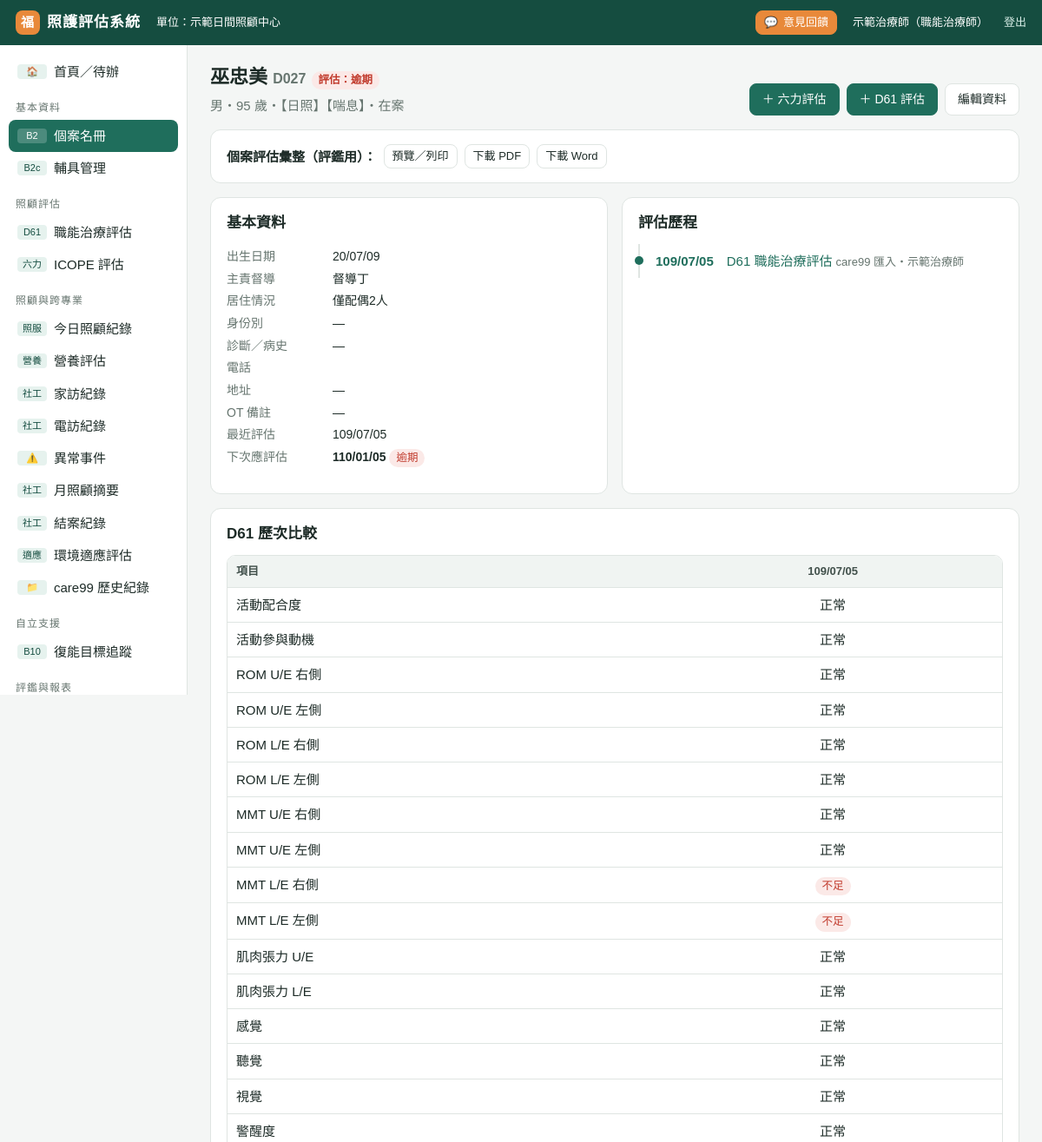
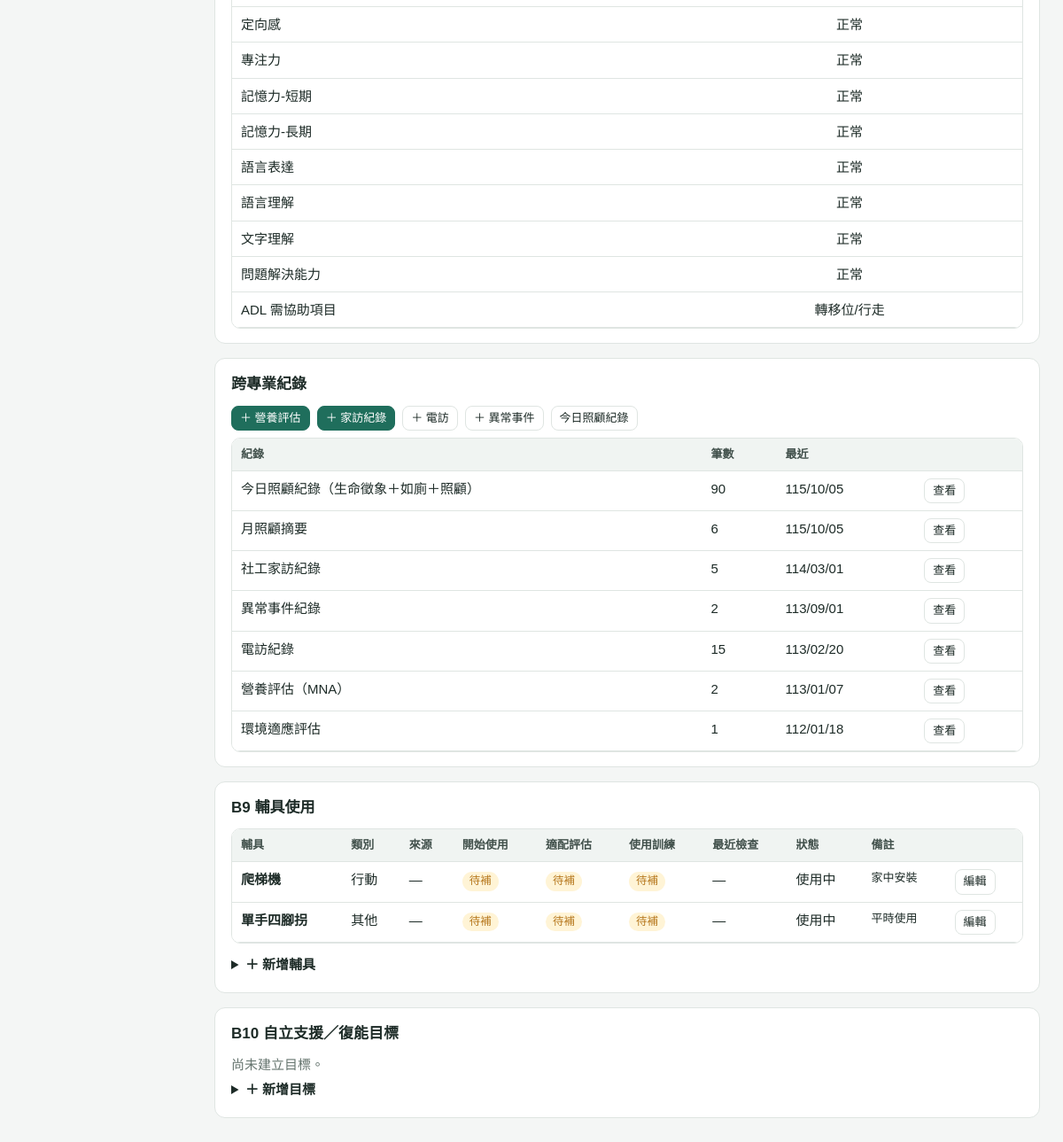
/clients/3 (signed in), run on the app's committed database (2 pictures, top to bottom).
### tables this page shows
CREATE TABLE settings (key TEXT PRIMARY KEY, value TEXT);

CREATE TABLE assessments (id INTEGER PRIMARY KEY, client_id INTEGER, type TEXT, date TEXT,
  assessor TEXT, kind TEXT, data TEXT, summary TEXT, note TEXT, next_due TEXT, keyed INTEGER DEFAULT 0,
  created TEXT, updated TEXT, source_id TEXT);

CREATE TABLE clients (id INTEGER PRIMARY KEY, case_no TEXT, name TEXT, gender TEXT, birth TEXT,
  services TEXT, supervisor TEXT, living TEXT, identity TEXT, phone TEXT, phone2 TEXT, address TEXT,
  diagnosis TEXT, status TEXT DEFAULT '在案', note TEXT, created TEXT, updated TEXT);

CREATE TABLE aids (id INTEGER PRIMARY KEY, client_id INTEGER, item TEXT, category TEXT, source TEXT,
  start_date TEXT, end_date TEXT, status TEXT DEFAULT '使用中', fit_date TEXT, train_date TEXT, check_date TEXT,
  note TEXT, created TEXT, updated TEXT);

### app.py (the view)
@app.route("/clients/<int:cid>")
@login_required
def client_view(cid):
    c = get_client(cid)
    allas = client_assess(cid)
    d61s = [a for a in allas if a["type"] == "D61"]
    icopes = [a for a in allas if a["type"] == "ICOPE"]
    changes = S.compare_d61(d61s[1]["data"], d61s[0]["data"]) if len(d61s) > 1 else []
    return render_template("client.html", c=c, allas=allas, d61s=d61s, icopes=icopes, changes=changes, recsum=client_records_summary(cid),
                           aids=client_aids(cid), goals=client_goals(cid), due=due_info(cid),
                           trend=icope_trend(icopes), d61trend=d61_trend(d61s))

### templates/client.html (shortened to what this page needs)
{% extends "base.html" %}
{% block body %}
{% set back = url_for('client_view', cid=c.id) %}
<div class="pagehead">
  <div><h1>{{ c.name }} <span class="muted" style="font-size:16px">{{ c.case_no }}</span> <span class="b {{ due.status }}">評估：{{ due.status }}</span></h1>
  <div class="muted">{{ c.gender }}・{{ c.age or '?' }} 歲・{{ c.services }}・{{ c.status }}</div></div>
  <div class="btns">
    <a class="btn pri" href="{{ url_for('assess_edit', typ='icope', client=c.id, **({'from':'last'} if icopes else {})) }}">＋ 六力評估</a>
    <a class="btn pri" href="{{ url_for('assess_edit', typ='d61', client=c.id, **({'from':'icope'} if icopes else ({'from':'last'} if d61s else {}))) }}">＋ D61 評估</a>
    <a class="btn" href="{{ url_for('client_edit', cid=c.id) }}">編輯資料</a>
  </div>
</div>
<div class="card btns"><b>個案評估彙整（評鑑用）：</b>
  <a class="btn sm" href="{{ url_for('print_client', cid=c.id) }}" target="_blank">預覽／列印</a>
  <a class="btn sm" href="{{ url_for('export_client', cid=c.id, fmt='pdf') }}">下載 PDF</a>
  <a class="btn sm" href="{{ url_for('export_client', cid=c.id, fmt='docx') }}">下載 Word</a>
</div>
<div class="grid g2">
<div class="card">
  <h2>基本資料</h2>
  <dl class="kv">
    <dt>出生日期</dt><dd>{{ c.birth|roc or '—' }}</dd>
    <dt>主責督導</dt><dd>{{ c.supervisor or '—' }}</dd>
    <dt>居住情況</dt><dd>{{ c.living or '—' }}</dd>
    <dt>身份別</dt><dd>{{ c.identity or '—' }}</dd>
    <dt>診斷／病史</dt><dd>{{ c.diagnosis or '—' }}</dd>
    <dt>電話</dt><dd>{{ c.phone or '' }} {{ c.phone2 or '' }}</dd>
    <dt>地址</dt><dd>{{ c.address or '—' }}</dd>
    <dt>OT 備註</dt><dd>{{ c.note or '—' }}</dd>
    <dt>最近評估</dt><dd>{{ due.last|roc or '—' }}</dd>
    <dt>下次應評估</dt><dd><b>{{ due.next|roc or '—' }}</b> <span class="b {{ due.status }}">{{ due.status }}</span></dd>
  </dl>
</div>
<div class="card">
  <h2>評估歷程</h2>
  <ul class="tl">
  {% for a in allas %}
    <li class="{{ 'hist' if 'HIST' in a.type }}">
      {% if 'HIST' in a.type %}<b>{{ a.date|roc }}</b>　{{ 'D61' if 'D61' in a.type else '六力' }}（歷史紀錄）<span class="muted small">{{ a.note }}</span>
      {% else %}<a href="{{ url_for('assess_view', aid=a.id) }}"><b>{{ a.date|roc }}</b>　{{ 'D61 職能治療評估' if a.type=='D61' else '六力 ICOPE 評估' }}</a>
        <span class="muted small">{{ a.kind }}・{{ a.assessor }}</span>
      {% endif %}
    </li>
  {% else %}<li class="hist">尚無評估紀錄</li>{% endfor %}
  </ul>
</div>
</div>
{% if d61trend.dates %}
<div class="card">
  <h2>D61 歷次比較</h2>
  <div class="tbl-wrap"><table class="t trend">
    <tr><th>項目</th>{% for d in d61trend.dates %}<th class="c">{{ d|roc }}</th>{% endfor %}</tr>
    {% for lbl, vals, opts in d61trend.rows %}<tr><td>{{ lbl }}</td>{% for v in vals %}<td class="c">{% if opts and v and v != opts[0] %}<span class="b bad">{{ v }}</span>{% else %}{{ v or '—' }}{% endif %}</td>{% endfor %}</tr>{% endfor %}
  </table></div>
</div>
{% endif %}
{% if recsum %}<div class="card">
  <h2>跨專業紀錄</h2>
  <div class="btns" style="margin-bottom:8px"><a class="btn sm pri" href="{{ url_for('nutri_form', client=c.id) }}">＋ 營養評估</a><a class="btn sm pri" href="{{ url_for('hv_form', client=c.id) }}">＋ 家訪紀錄</a><a class="btn sm" href="{{ url_for('simple_form', mod='PC', client=c.id) }}">＋ 電訪</a><a class="btn sm" href="{{ url_for('simple_form', mod='IR', client=c.id) }}">＋ 異常事件</a><a class="btn sm" href="{{ url_for('daily') }}">今日照顧紀錄</a></div>
  <div class="tbl-wrap"><table class="t"><tr><th>紀錄</th><th>筆數</th><th>最近</th><th></th></tr>
  {% for m in recsum %}<tr><td class="ttl">{{ m.name }}</td><td>{{ m.n }}</td><td>{{ m.last|roc }}</td><td class="btns wide"><a class="btn sm" href="{{ url_for('records_list', module=m.module, client=c.id) }}">查看</a></td></tr>{% endfor %}
  </table></div>
</div>{% endif %}
<div class="card">
  <h2>B9 輔具使用</h2>
  {% if aids %}<div class="tbl-wrap"><table class="t">
    <tr><th>輔具</th><th>類別</th><th>來源</th><th>開始使用</th><th>適配評估</th><th>使用訓練</th><th>最近檢查</th><th>狀態</th><th>備註</th><th></th></tr>
    {% for x in aids %}<tr>
      <td class="ttl"><b>{{ x.item }}</b></td><td>{{ x.category }}</td><td>{{ x.source or '—' }}</td>
      {% for k in ['start_date','fit_date','train_date','check_date'] %}<td>{% if x[k] %}{{ x[k]|roc }}{% elif x.status=='使用中' and k!='check_date' %}<span class="b warn">待補</span>{% else %}—{% endif %}</td>{% endfor %}
      <td>{{ x.status }}</td><td class="small wide">{{ x.note or '' }}</td>
      <td class="wide"><details><summary class="btn sm">編輯</summary>{% with x=x, cs=None, cid=c.id %}{% include "_aid_form.html" %}{% endwith %}
        <form method="post" action="{{ url_for('aid_delete', xid=x.id) }}" onsubmit="return confirm('確定刪除此輔具紀錄？')"><input type="hidden" name="back" value="{{ back }}"><button class="btn sm danger">刪除</button></form></details></td>
    </tr>{% endfor %}
  </table></div>{% endif %}
  <details class="box" style="margin-top:8px"><summary>＋ 新增輔具</summary>{% with x={}, cs=None, cid=c.id %}{% include "_aid_form.html" %}{% endwith %}</details>
</div>
<div class="card">
  <h2>B10 自立支援／復能目標</h2>
  {% for gl in goals %}
  <div style="border:1px solid var(--line);border-radius:10px;padding:10px 12px;margin-bottom:10px">
    <div><span class="b {{ 'ok' if gl.status=='達成' else ('info' if gl.status=='進行中' else '') }}">{{ gl.status }}</span> <b>【{{ gl.domain }}】{{ gl.goal }}</b></div>
    <div class="small muted">方法：{{ gl.method or '—' }}｜基準：{{ gl.baseline or '—' }}｜開始 {{ gl.start_date|roc }}｜檢討日 {{ gl.review_date|roc or '—' }}</div>
    {% if gl.reviews %}<ul class="small" style="margin:6px 0">{% for r in gl.reviews %}<li>{{ r.date|roc }} <span class="b {{ r.progress }}">{{ r.progress }}</span> {{ r.note }} <span class="muted">{{ r.reviewer }}</span></li>{% endfor %}</ul>{% endif %}
    {% if gl.status=='進行中' %}{% with back=back %}{% include "_review_form.html" %}{% endwith %}{% endif %}
    <details><summary class="small muted">編輯／刪除</summary>{% with x=gl, cs=None, cid=c.id %}{% include "_goal_form.html" %}{% endwith %}
      <form method="post" action="{{ url_for('goal_delete', xid=gl.id) }}" onsubmit="return confirm('確定刪除此目標與檢討紀錄？')"><input type="hidden" name="back" value="{{ back }}"><button class="btn sm danger">刪除目標</button></form></details>
  </div>
  {% else %}<div class="muted">尚未建立目標。{% if icopes %}可從 <a href="{{ url_for('goals_from_icope', aid=icopes[0].id) }}">最近一次六力結果自動建議目標</a>。{% endif %}</div>{% endfor %}
  <details class="box"><summary>＋ 新增目標</summary>{% with x={}, cs=None, cid=c.id %}{% include "_goal_form.html" %}{% endwith %}</details>
</div>
{% endblock %}

### templates/base.html (shortened to what this page needs)
<!doctype html>
<html lang="zh-Hant">
<head>
<link rel="stylesheet" href="{{ url_for('static', filename='app.css', v=css_ver()) }}">
</head>
<body>
{% set ep = request.endpoint %}
{% set typ = (request.view_args or {}).get('typ', '')|lower %}
<div class="top">
  <a class="logo" href="{{ url_for('home') }}"><i>福</i><span>照護評估系統</span></a>
  <span class="small hide-m">單位：{{ center }}</span>
  <a class="btn sm acc fb-btn" href="{{ url_for('feedback', page=request.path) }}">💬<span class="hide-m"> 意見回饋</span></a>
  <span class="small hide-m">{{ me.name }}{% if me.title %}（{{ me.title }}）{% endif %}</span>
  <a class="small hide-m" href="{{ url_for('logout') }}">登出</a>
</div>
<div class="wrap">
<nav class="side">
  <a href="{{ url_for('home') }}" class="{{ 'on' if ep=='home' }}"><code>🏠</code><span>首頁／待辦</span></a>
  <div class="grp">基本資料</div>
  <a href="{{ url_for('clients') }}" class="{{ 'on' if ep in ('clients','client_view','client_edit') }}"><code>B2</code><span>個案名冊</span></a>
  <a href="{{ url_for('aids') }}" class="{{ 'on' if ep=='aids' }}"><code>B2c</code><span>輔具管理</span></a>
  <div class="grp">照顧評估</div>
  <a href="{{ url_for('assess_list', typ='d61') }}" class="{{ 'on' if typ=='d61' or (ep=='assess_view' and a and a.type=='D61') }}"><code>D61</code><span>職能治療評估</span></a>
  <a href="{{ url_for('assess_list', typ='icope') }}" class="{{ 'on' if typ=='icope' or (ep=='assess_view' and a and a.type=='ICOPE') }}"><code>六力</code><span>ICOPE 評估</span></a>
  <div class="grp">照顧與跨專業</div>
  <a href="{{ url_for('daily') }}" class="{{ 'on' if ep=='daily' }}"><code>照服</code><span>今日照顧紀錄</span></a>
  <a href="{{ url_for('records_list', module='MNA') }}" class="{{ 'on' if ep in ('nutri_form',) or (ep in ('records_list','record_view') and (request.view_args or {}).get('module')=='MNA') }}"><code>營養</code><span>營養評估</span></a>
  <a href="{{ url_for('records_list', module='HV') }}" class="{{ 'on' if ep=='hv_form' or (ep in ('records_list','record_view') and (request.view_args or {}).get('module')=='HV') }}"><code>社工</code><span>家訪紀錄</span></a>
  <a href="{{ url_for('records_list', module='PC') }}" class="{{ 'on' if (ep in ('simple_form','pc_batch') and (request.view_args or {}).get('mod','PC')=='PC') or (ep in ('records_list','record_view') and (request.view_args or {}).get('module')=='PC') }}"><code>社工</code><span>電訪紀錄</span></a>
  <a href="{{ url_for('records_list', module='IR') }}" class="{{ 'on' if (ep=='simple_form' and (request.view_args or {}).get('mod')=='IR') or (ep in ('records_list','record_view') and (request.view_args or {}).get('module')=='IR') }}"><code>⚠️</code><span>異常事件</span></a>
  <a href="{{ url_for('records_list', module='MS') }}" class="{{ 'on' if (ep=='simple_form' and (request.view_args or {}).get('mod')=='MS') or (ep in ('records_list','record_view') and (request.view_args or {}).get('module')=='MS') }}"><code>社工</code><span>月照顧摘要</span></a>
  <a href="{{ url_for('records_list', module='CL') }}" class="{{ 'on' if (ep=='simple_form' and (request.view_args or {}).get('mod')=='CL') or (ep in ('records_list','record_view') and (request.view_args or {}).get('module')=='CL') }}"><code>社工</code><span>結案紀錄</span></a>
  <a href="{{ url_for('records_list', module='EA') }}" class="{{ 'on' if (ep=='simple_form' and (request.view_args or {}).get('mod')=='EA') or (ep in ('records_list','record_view') and (request.view_args or {}).get('module')=='EA') }}"><code>適應</code><span>環境適應評估</span></a>
  <a href="{{ url_for('records_index') }}" class="{{ 'on' if ep=='records_index' or (ep in ('records_list','record_view') and (request.view_args or {}).get('module') not in ('MNA','HV','PC','IR','MS','CL','EA')) }}"><code>📁</code><span>care99 歷史紀錄</span></a>
  <div class="grp">自立支援</div>
  <a href="{{ url_for('goals') }}" class="{{ 'on' if ep in ('goals','goals_from_icope') }}"><code>B10</code><span>復能目標追蹤</span></a>
  <div class="grp">評鑑與報表</div>
</nav>
<main>
  {% block body %}{% endblock %}
</main>
</div>
</body>
</html>

### data on the page
settings: value "示範日間照顧中心"
assessments: name "示範治療師", last|roc "109/07/05", date|roc "109/07/05", type "D61 職能治療評估", kind "care99 匯入", assessor "示範治療師", date "109/07/05"
clients: name "巫忠美", case_no "D027", gender "男", services "【日照】【喘息】", status "在案", birth|roc "20/07/09", supervisor "督導丁", living "僅配偶2人", identity "—", diagnosis "—", address "—", note "—"
aids: item "爬梯機", category "行動", source "—", start_date "待補", status "使用中", note "家中安裝"
aids: item "單手四腳拐", category "其他", source "—", start_date "待補", status "使用中", note "平時使用"

### other printed values
{{ me.title }} "職能治療師"
{{ due.status }} "逾期"
{{ c.age or '?' }} "95"
{{ due.next|roc or '—' }} "110/01/05"
{{ lbl }} "活動配合度" "活動參與動機" "ROM U/E 右側" "ROM U/E 左側" "ROM L/E 右側" "ROM L/E 左側" "MMT U/E 右側" "MMT U/E 左側" "MMT L/E 右側" "MMT L/E 左側" "肌肉張力 U/E" "肌肉張力 L/E" "感覺" "聽覺" "視覺" "警醒度" "定向感" "專注力" "記憶力-短期" "記憶力-長期" "語言表達" "語言理解" "文字理解" "問題解決能力" "ADL 需協助項目"
{{ v or '—' }} "正常" "正常" "正常" "正常" "正常" "正常" "正常" "正常" "正常" "正常" "正常" "正常" "正常" "正常" "正常" "正常" "正常" "正常" "正常" "正常" "正常" "正常" "轉移位/行走"
{{ v }} "不足" "不足"
{{ m.name }} "今日照顧紀錄（生命徵象＋如廁＋照顧）" "月照顧摘要" "社工家訪紀錄" "異常事件紀錄" "電訪紀錄" "營養評估（MNA）" "環境適應評估"
{{ m.n }} "90" "6" "5" "2" "15" "2" "1"
{{ m.last|roc }} "115/10/05" "115/10/05" "114/03/01" "113/09/01" "113/02/20" "113/01/07" "112/01/18"
